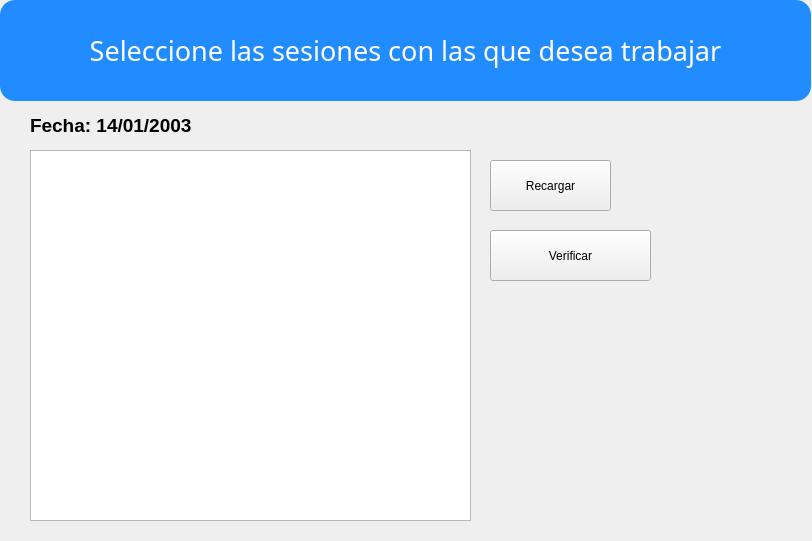
<?xml version="1.0" encoding="UTF-8"?>
<ui version="4.0">
 <class>Form</class>
 <widget class="QWidget" name="Form">
  <property name="geometry">
   <rect>
    <x>0</x>
    <y>0</y>
    <width>812</width>
    <height>541</height>
   </rect>
  </property>
  <property name="windowTitle">
   <string>Form</string>
  </property>
  <widget class="QPushButton" name="BotonVeri">
   <property name="geometry">
    <rect>
     <x>490</x>
     <y>230</y>
     <width>161</width>
     <height>51</height>
    </rect>
   </property>
   <property name="text">
    <string>Verificar</string>
   </property>
  </widget>
  <widget class="QListWidget" name="listaCarpetas">
   <property name="geometry">
    <rect>
     <x>30</x>
     <y>150</y>
     <width>441</width>
     <height>371</height>
    </rect>
   </property>
  </widget>
  <widget class="QLabel" name="fecha_entrada">
   <property name="geometry">
    <rect>
     <x>30</x>
     <y>110</y>
     <width>171</width>
     <height>31</height>
    </rect>
   </property>
   <property name="text">
    <string>&lt;html&gt;&lt;head/&gt;&lt;body&gt;&lt;p&gt;&lt;span style=&quot; font-size:14pt; font-weight:700;&quot;&gt;Fecha: 14/01/2003&lt;/span&gt;&lt;/p&gt;&lt;/body&gt;&lt;/html&gt;</string>
   </property>
  </widget>
  <widget class="QPushButton" name="BotonRecargar">
   <property name="geometry">
    <rect>
     <x>490</x>
     <y>160</y>
     <width>121</width>
     <height>51</height>
    </rect>
   </property>
   <property name="text">
    <string>Recargar</string>
   </property>
  </widget>
  <widget class="QLabel" name="Cabecera">
   <property name="geometry">
    <rect>
     <x>0</x>
     <y>0</y>
     <width>811</width>
     <height>101</height>
    </rect>
   </property>
   <property name="font">
    <font>
     <family>Bahnschrift SemiBold SemiConden</family>
     <pointsize>20</pointsize>
     <italic>false</italic>
     <bold>false</bold>
    </font>
   </property>
   <property name="styleSheet">
    <string notr="true">background-color: rgb(33, 140, 255);
font: 20pt &quot;Bahnschrift SemiBold SemiConden&quot;;
border-radius: 15px;
</string>
   </property>
   <property name="text">
    <string>&lt;html&gt;&lt;head/&gt;&lt;body&gt;&lt;p align=&quot;center&quot;&gt;&lt;span style=&quot; color:#ffffff;&quot;&gt;Seleccione las sesiones con las que desea trabajar&lt;/span&gt;&lt;/p&gt;&lt;/body&gt;&lt;/html&gt;</string>
   </property>
  </widget>
 </widget>
 <resources/>
 <connections/>
</ui>
